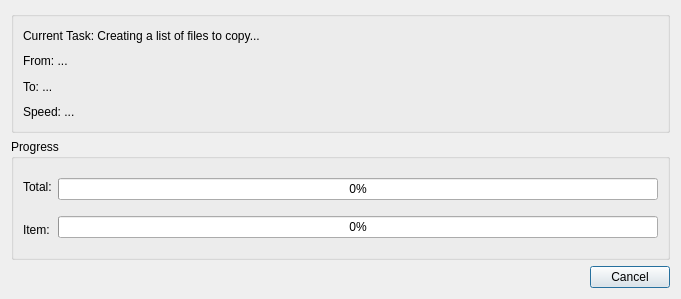
<?xml version="1.0" encoding="UTF-8"?>
<ui version="4.0">
 <class>FileTransferDialog</class>
 <widget class="QDialog" name="FileTransferDialog">
  <property name="geometry">
   <rect>
    <x>0</x>
    <y>0</y>
    <width>681</width>
    <height>299</height>
   </rect>
  </property>
  <property name="windowTitle">
   <string>File Transfer</string>
  </property>
  <layout class="QVBoxLayout" name="verticalLayout_3">
   <item>
    <widget class="QGroupBox" name="groupBox">
     <property name="title">
      <string/>
     </property>
     <layout class="QVBoxLayout" name="verticalLayout">
      <item>
       <widget class="QLabel" name="label_task">
        <property name="text">
         <string>Current Task: Creating a list of files to copy...</string>
        </property>
       </widget>
      </item>
      <item>
       <widget class="QLabel" name="label_source">
        <property name="text">
         <string>From: ...</string>
        </property>
       </widget>
      </item>
      <item>
       <widget class="QLabel" name="label_target">
        <property name="text">
         <string>To: ...</string>
        </property>
       </widget>
      </item>
      <item>
       <widget class="QLabel" name="label_speed">
        <property name="text">
         <string>Speed: ...</string>
        </property>
       </widget>
      </item>
     </layout>
    </widget>
   </item>
   <item>
    <widget class="QGroupBox" name="groupBox_2">
     <property name="title">
      <string>Progress</string>
     </property>
     <layout class="QHBoxLayout" name="horizontalLayout">
      <item>
       <layout class="QVBoxLayout" name="verticalLayout_2">
        <item>
         <widget class="QLabel" name="label_progress_total">
          <property name="text">
           <string>Total:</string>
          </property>
         </widget>
        </item>
        <item>
         <widget class="QLabel" name="label_progress_current">
          <property name="text">
           <string>Item:</string>
          </property>
         </widget>
        </item>
       </layout>
      </item>
      <item>
       <layout class="QVBoxLayout" name="verticalLayout_4">
        <item>
         <widget class="QProgressBar" name="progress_total">
          <property name="value">
           <number>0</number>
          </property>
         </widget>
        </item>
        <item>
         <widget class="QProgressBar" name="progress_current">
          <property name="value">
           <number>0</number>
          </property>
         </widget>
        </item>
       </layout>
      </item>
     </layout>
    </widget>
   </item>
   <item>
    <widget class="DialogButtonBox" name="button_box">
     <property name="standardButtons">
      <set>QDialogButtonBox::StandardButton::Cancel</set>
     </property>
    </widget>
   </item>
  </layout>
 </widget>
 <customwidgets>
  <customwidget>
   <class>DialogButtonBox</class>
   <extends>QDialogButtonBox</extends>
   <header>common/ui/dialog_button_box.h</header>
  </customwidget>
 </customwidgets>
 <resources/>
 <connections/>
</ui>
